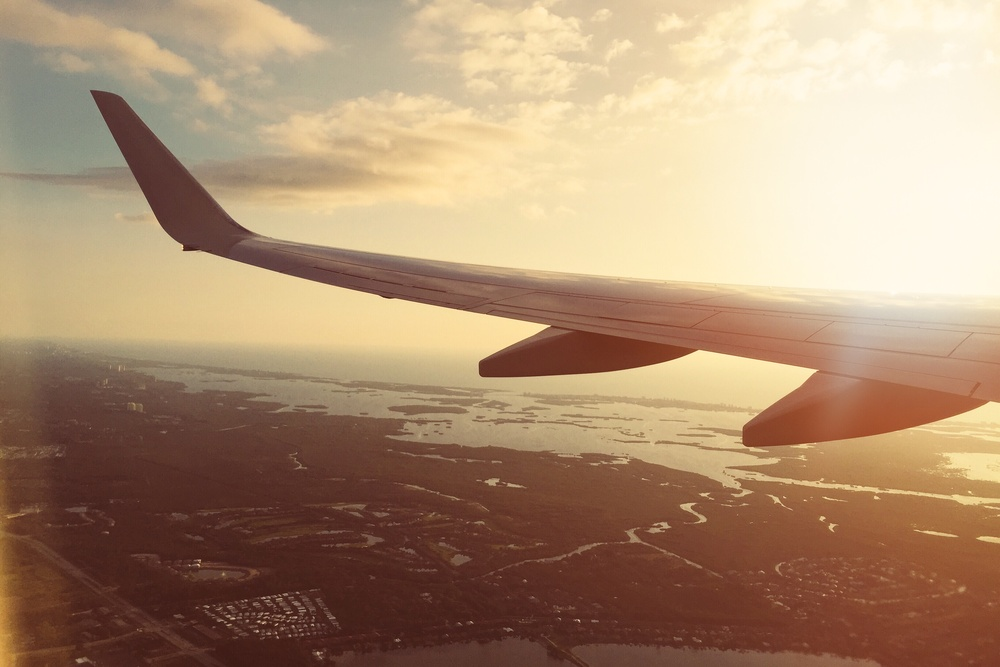
#> input picture ucak.jpeg, 1000 x 667 px, shrunk from 3264 x 2178 before the run
$ python Canny_median.py
#> lines starting #> are read from the running program, lines starting #| are printed output that depends on the picture
import cv2

img = cv2.imread('ucak.jpeg', cv2.IMREAD_GRAYSCALE)
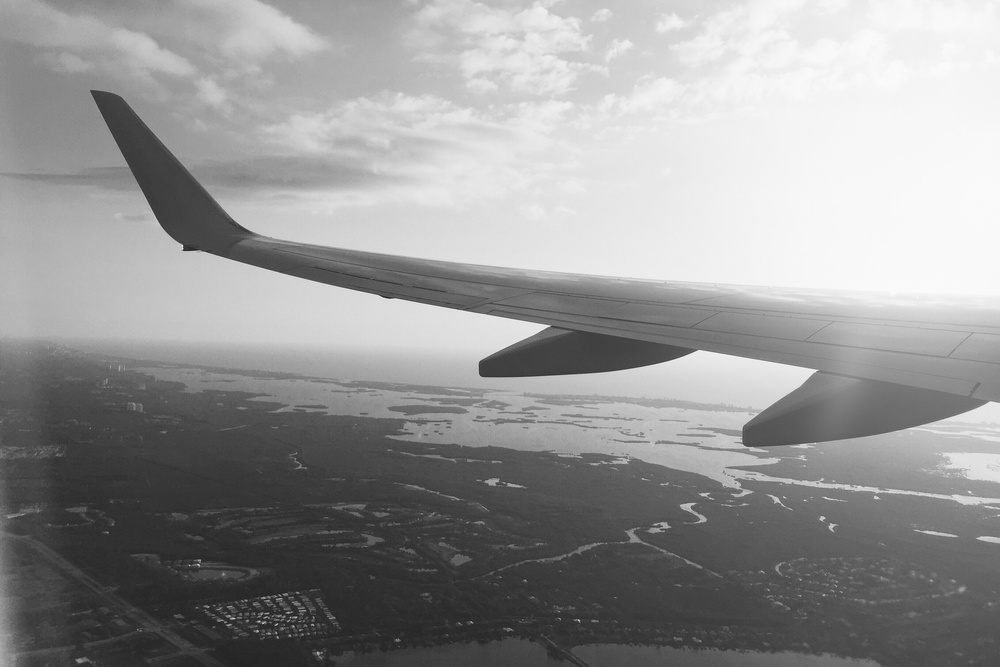
#> img: shape (667, 1000); min 29, max 252, mean 149.2

#k=3
img_blur3 = cv2.medianBlur(img, 3)

edge = cv2.Canny(img_blur3, 20, 30)
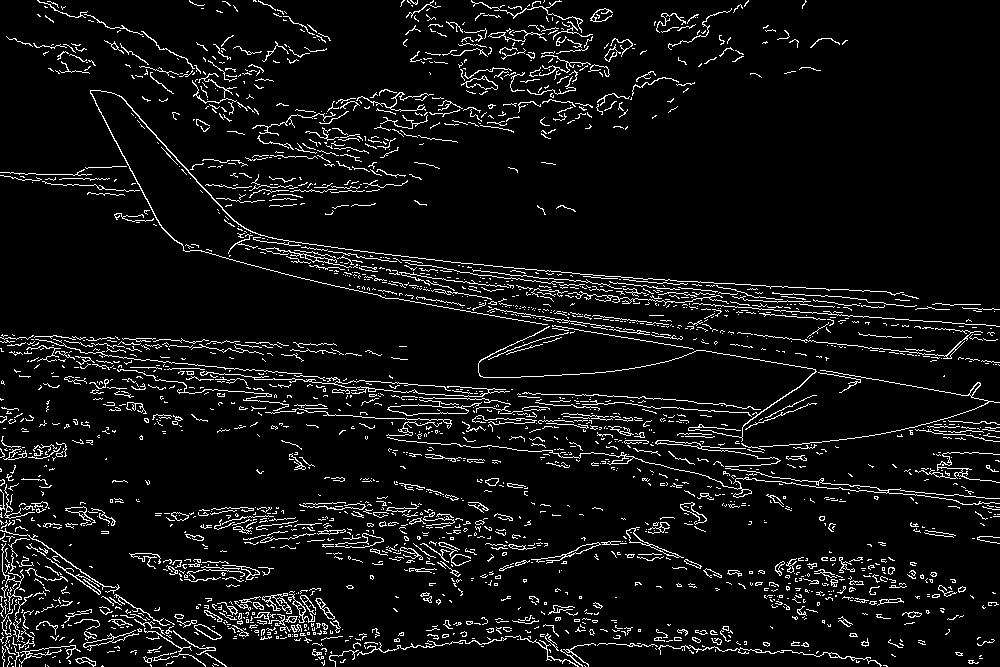
#> edge: shape (667, 1000); 6.7% white in thin lines or dots
cv2.imwrite('canny-median3.png',edge)

edge = cv2.Canny(img_blur3, 40, 50)
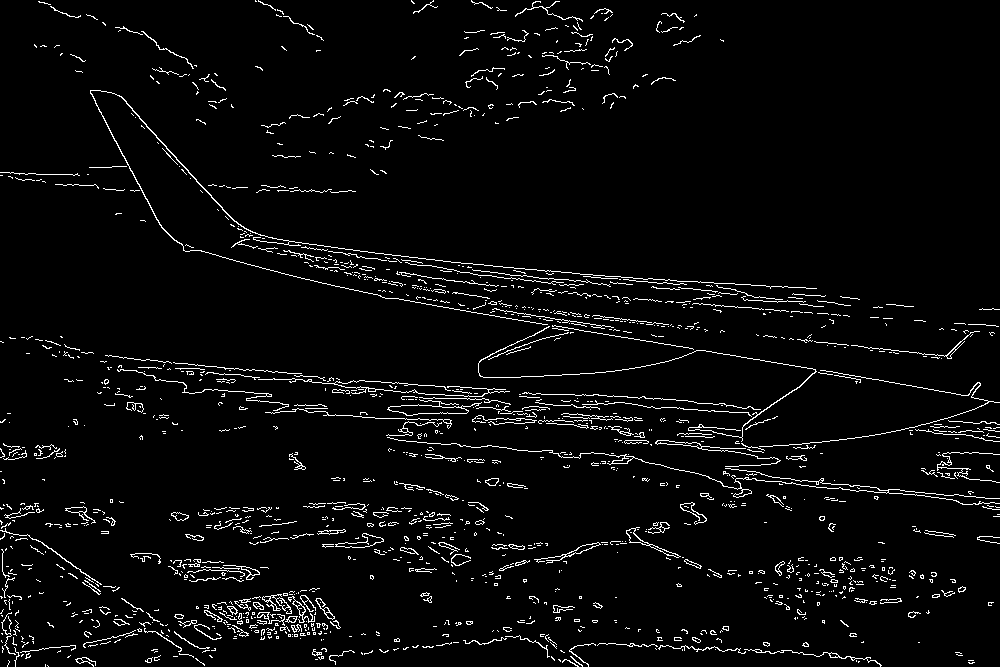
#> edge: shape (667, 1000); 3.9% white in thin lines or dots
cv2.imwrite('canny-median4.png',edge)

#k=5
img_blur5 = cv2.medianBlur(img, 5)

edge = cv2.Canny(img_blur5, 20, 30)
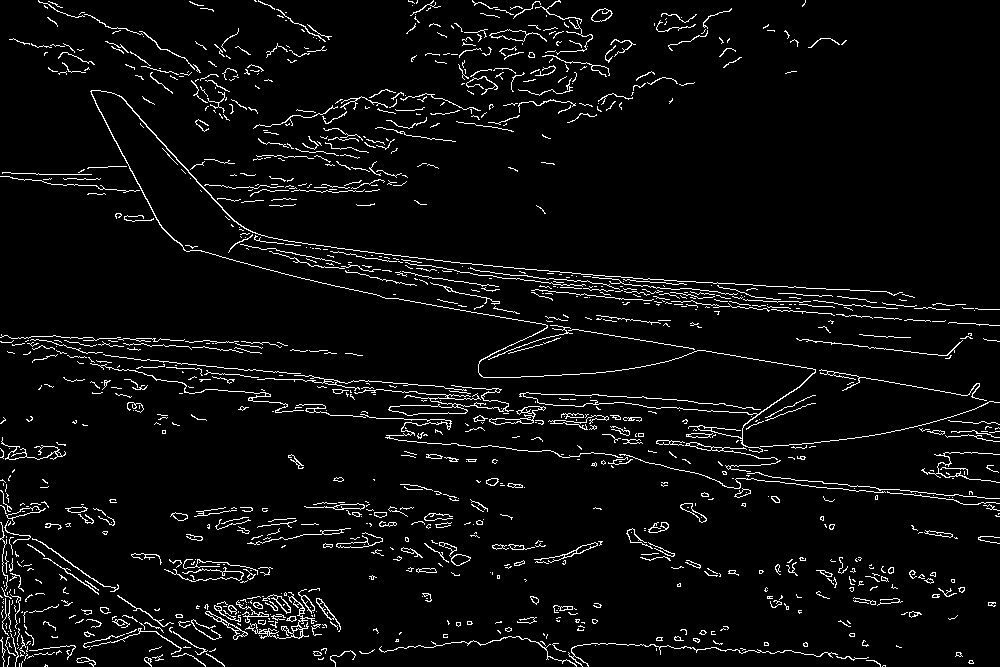
#> edge: shape (667, 1000); 4.7% white in thin lines or dots
cv2.imwrite('canny-median5.png',edge)

edge = cv2.Canny(img_blur5, 40, 50)
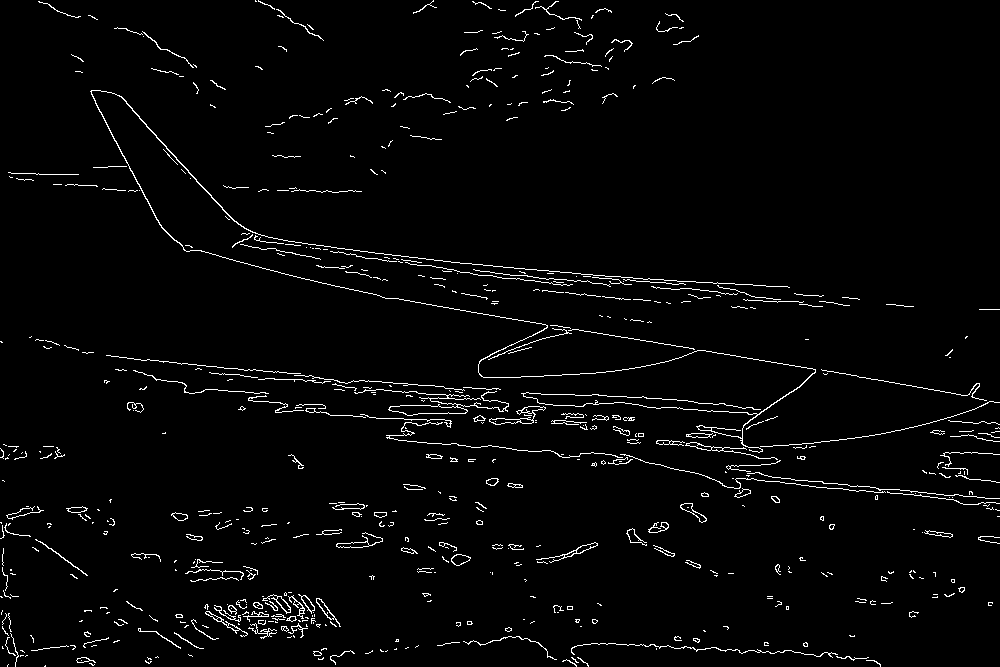
#> edge: shape (667, 1000); 2.6% white in thin lines or dots
cv2.imwrite('canny-median6.png',edge)
